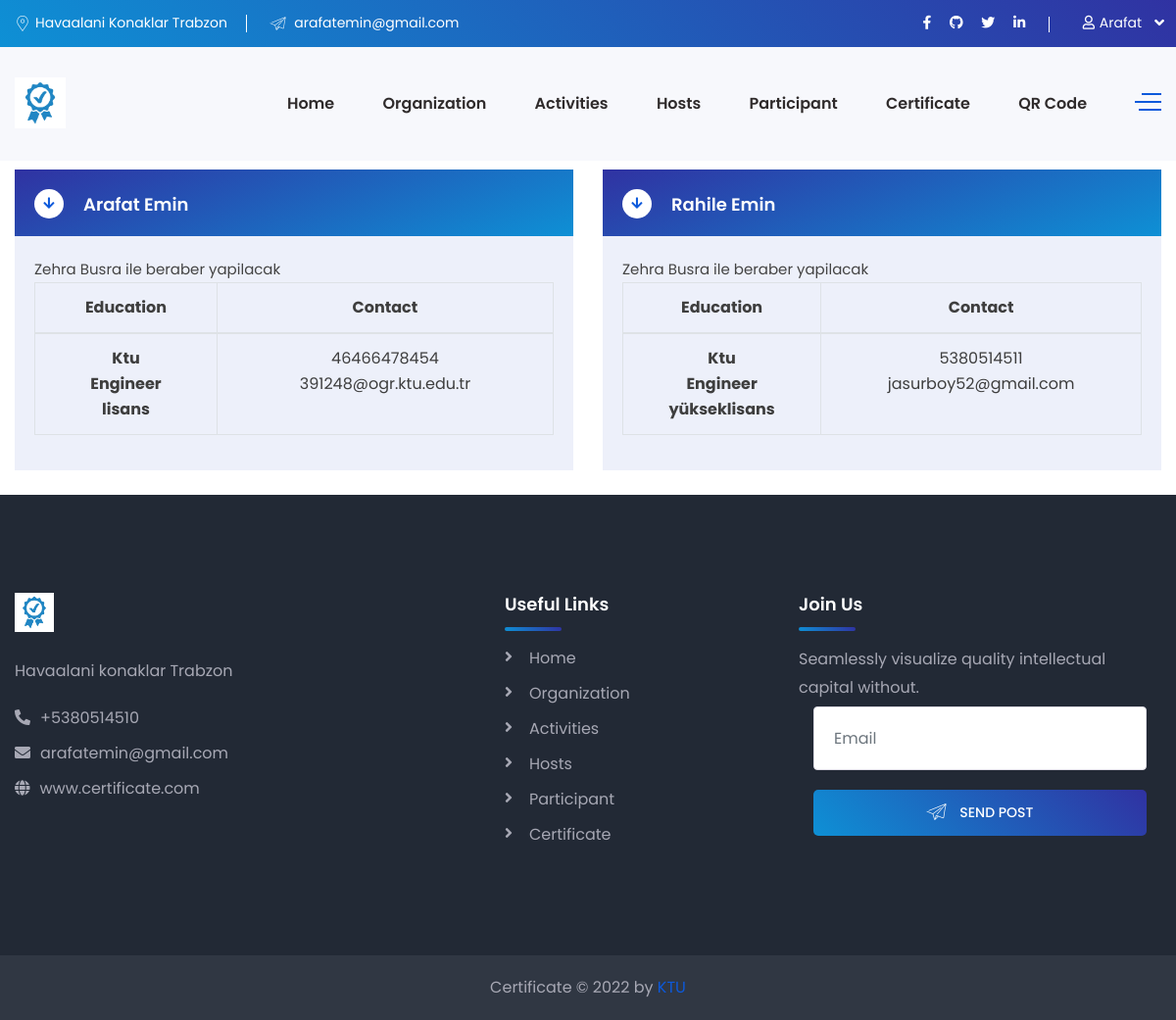
Before: /participants/1 (signed in) with the older database file.
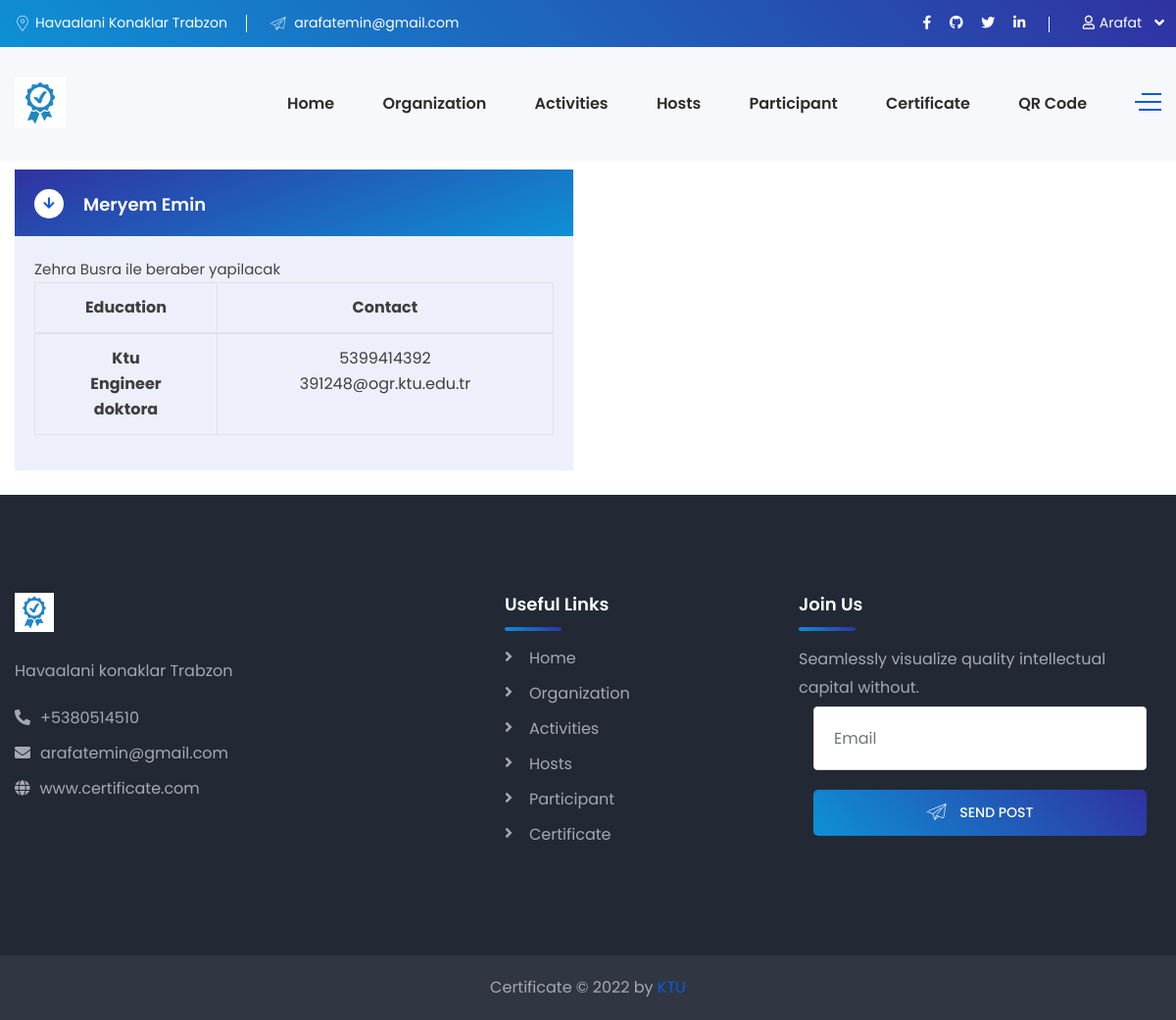
After: the same page with the newer database file.
### Certificate/models.py (models this page shows, shortened)
class Participant(models.Model):
    name = models.CharField(max_length=64, null=False, blank=False)
    surname = models.CharField(max_length=64, null=False, blank=False)
    activity_name = models.ManyToManyField('Activity', )
    university = models.CharField(max_length=64, null=False, blank=False)
    department = models.CharField(max_length=64, null=False, blank=False)
    edu_deg = models.CharField(max_length=64, blank=False, null=False, choices=level_of_education)
    phone_number = models.CharField(max_length=11, blank=False, null=False)
    email = models.EmailField(max_length=32, blank=False, null=False)

### Certificate/views.py (the view)
# urls.py: path('participants/<int:id>', participantView, name="participant"),
@login_required(login_url='login')
def participantView(request, id, *args, **kwargs):
    certificate = Certificate.objects.filter(active=True, activity_name=id)
    participant = Participant.objects.filter(activity_name=id)
    activities = Activity.objects.all()
    participants = Participant.objects.all()
    context = {
        'participants': participant,
        'activities': activities,
        'participantss': participants,
        'certificates': certificate,
    }
    return render(request, 'participant.html', context)

### templates/participant.html (shortened to what this page needs)
{% extends 'base.html' %}
{% load static %}
{% block content %}
    <body>
    <section class="request-a-call-back pdt-10 pdb-10" data-background="img/bg/6.html">
        <div class="container">
            <div class="row">
                {% if participants %}
                    {% for participant in participants %}
                        <div class="col-lg-6">
                            <div class="faq-block">
                                <div class="accordion">
                                    <div class="accordion-item">
                                        <div class="accordion-header active">
                                            <h5 class="title">{{ participant.name }} {{ participant.surname }}</h5>
                                            <span class="fas fa-arrow-right"></span>
                                        </div>
                                        <div class="accordion-body">
                                            <table class="table table-bordered">
                                                <thead>
                                                <tr style="text-align: center">
                                                    <th scope="col">Education</th>
                                                    <th scope="col">Contact</th>
                                                </tr>
                                                </thead>
                                                <tbody>
                                                <tr style="text-align: center">
                                                    <th rowspan="3">{{ participant.university }}<br> {{ participant.department }}
                                                        <br> {{ participant.edu_deg }}</th>
                                                    <td rowspan="2">{{ participant.phone_number }}
                                                        <br> {{ participant.email }} </td>
                                                </tr>
                                                </tbody>
                                                <p>Zehra Busra ile beraber yapilacak</p>
                                            </table>
                                        </div>
                                    </div>
                                </div>
                            </div>
                        </div>
                    {% endfor %}
                {% endif %}
            </div>
        </div>
    </section>
    </body>
{% endblock %}

Changed rows visible on the page:
removed Participant: name "Arafat", surname "Emin", university "Ktu", department "Engineer", edu_deg "lisans", phone_number "46466478454", email "391248@ogr.ktu.edu.tr"
removed Participant: name "Rahile", surname "Emin", university "Ktu", department "Engineer", edu_deg "yükseklisans", phone_number "5380514511", email "jasurboy52@gmail.com"
added Participant: name "Meryem", surname "Emin", university "Ktu", department "Engineer", edu_deg "doktora", phone_number "5399414392", email "391248@ogr.ktu.edu.tr"
